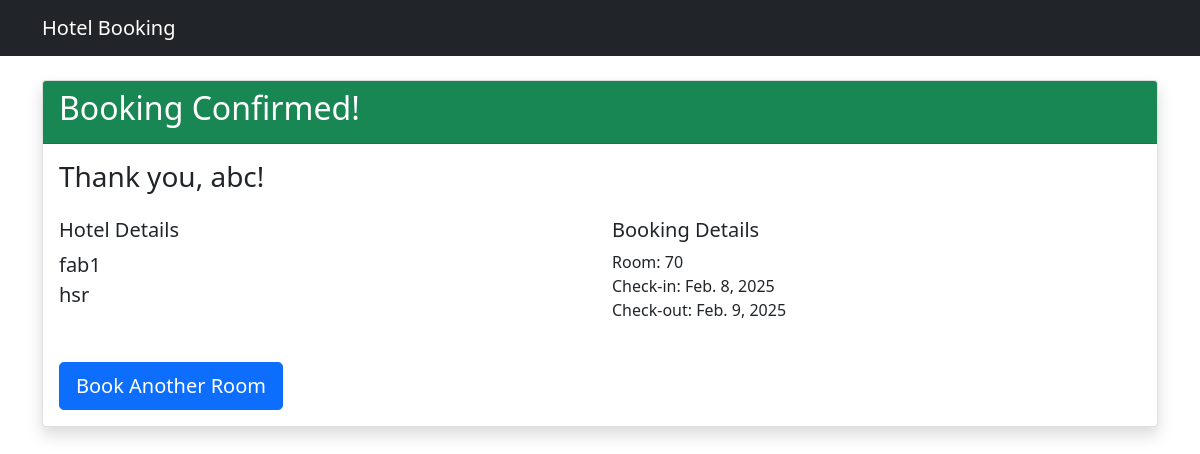
The app's page /booking-confirmation/2/ with its own data.
### bookings/models.py (models this page shows, shortened)
class Booking(models.Model):
    objects = None
    hotel = models.ForeignKey(Hotel, on_delete=models.CASCADE)
    room = models.ForeignKey(Room, on_delete=models.CASCADE)
    customer_name = models.CharField(max_length=100)
    check_in = models.DateField()
    check_out = models.DateField()

class Hotel(models.Model):
    name = models.CharField(max_length=100)
    location = models.CharField(max_length=100)
    total_rooms = models.PositiveIntegerField()

class Room(models.Model):
    hotel = models.ForeignKey(Hotel, on_delete=models.CASCADE)
    room_number = models.CharField(max_length=10)
    is_available = models.BooleanField(default=True)

### bookings/views.py (the view)
# urls.py: path('booking-confirmation/<int:booking_id>/', views.booking_confirmation, name='booking_confirmation'),
def booking_confirmation(request, booking_id):
    booking = get_object_or_404(Booking, id=booking_id)
    return render(request, 'bookings/booking_confirmation.html', {'booking': booking})

### bookings/templates/bookings/booking_confirmation.html
{% extends 'bookings/base.html' %}
{% block content %}
<div class="card shadow">
    <div class="card-header bg-success text-white">
        <h2>Booking Confirmed!</h2>
    </div>
    <div class="card-body">
        <h3>Thank you, {{ booking.customer_name }}!</h3>
        <div class="row mt-4">
            <div class="col-md-6">
                <h5>Hotel Details</h5>
                <p class="lead">
                    {{ booking.hotel.name }}<br>
                    {{ booking.hotel.location }}
                </p>
            </div>
            <div class="col-md-6">
                <h5>Booking Details</h5>
                <p>
                    Room: {{ booking.room.room_number }}<br>
                    Check-in: {{ booking.check_in }}<br>
                    Check-out: {{ booking.check_out }}
                </p>
            </div>
        </div>
        <div class="mt-4">
            <a href="{% url 'hotel_list' %}" class="btn btn-primary btn-lg">
                Book Another Room
            </a>
        </div>
    </div>
</div>
{% endblock %}

### records on screen
Booking: customer_name "abc", hotel.name "fab1", hotel.location "hsr", room.room_number "70", check_in "Feb. 8, 2025", check_out "Feb. 9, 2025"
